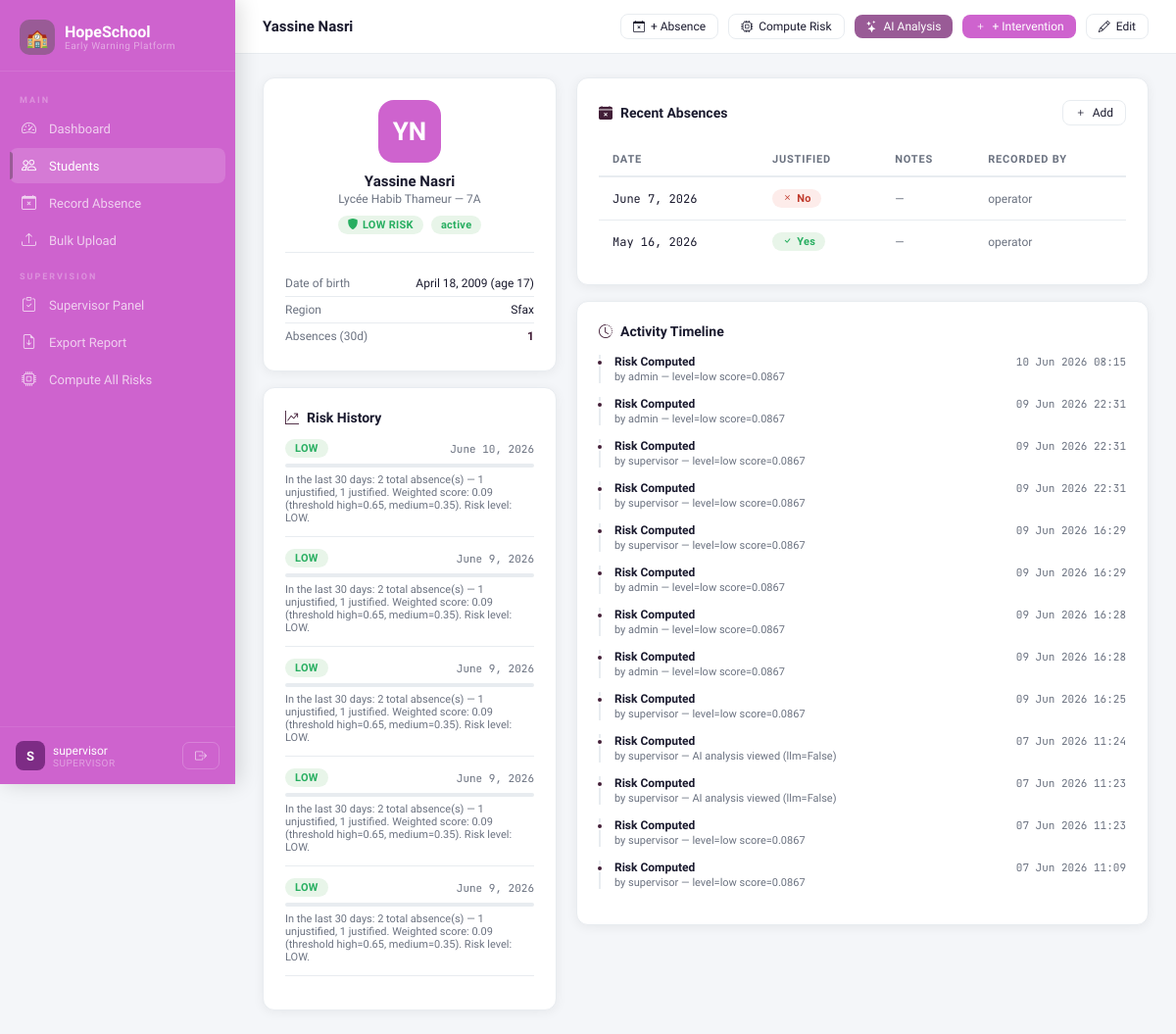
/students/1/ (signed in), run on the app's committed database.
### earlywarning/models.py (models this page shows, shortened)
class Student(models.Model):
    first_name    = models.CharField(max_length=100)
    last_name     = models.CharField(max_length=100)
    date_of_birth = models.DateField()
    school        = models.CharField(max_length=200)
    grade         = models.CharField(max_length=20)
    region        = models.CharField(max_length=50, choices=REGION_CHOICES, default='tunis')
    status        = models.CharField(max_length=20, choices=STATUS_CHOICES, default='active')
    created_at    = models.DateTimeField(auto_now_add=True)
    updated_at    = models.DateTimeField(auto_now=True)
    class Meta:
        ordering = ['last_name', 'first_name']
        indexes = [models.Index(fields=['school', 'grade']),
                   models.Index(fields=['region'])]
    def __str__(self):
        return f"{self.first_name} {self.last_name} ({self.school} — {self.grade})"
    @property
    def age(self):
        today = date.today()
        return today.year - self.date_of_birth.year - (
            (today.month, today.day) < (self.date_of_birth.month, self.date_of_birth.day)
        )
    @property
    def recent_absence_count(self):
        cutoff = date.today() - timezone.timedelta(days=30)
        return self.absences.filter(date__gte=cutoff, justified=False).count()
    @property
    def current_risk_level(self):
        score = self.risk_scores.order_by('-computed_at').first()
        return score.level if score else 'low'

class RiskScore(models.Model):
    student      = models.ForeignKey(Student, on_delete=models.CASCADE, related_name='risk_scores')
    score        = models.FloatField()
    level        = models.CharField(max_length=10, choices=RISK_LEVEL_CHOICES)
    explanation  = models.TextField()
    computed_at  = models.DateField()
    computed_by  = models.ForeignKey(User, on_delete=models.SET_NULL, null=True, blank=True)
    class Meta:
        ordering = ['-computed_at']

class AbsenceRecord(models.Model):
    student     = models.ForeignKey(Student, on_delete=models.CASCADE, related_name='absences')
    date        = models.DateField()
    justified   = models.BooleanField(default=False)
    notes       = models.TextField(blank=True)
    recorded_by = models.CharField(max_length=150)
    created_at  = models.DateTimeField(auto_now_add=True)
    class Meta:
        unique_together = ('student', 'date')
        ordering = ['-date']
        indexes = [models.Index(fields=['student', 'date'])]

class AuditLog(models.Model):
    user            = models.ForeignKey(User, on_delete=models.SET_NULL, null=True, blank=True)
    action          = models.CharField(max_length=50, choices=ACTION_CHOICES)
    related_student = models.ForeignKey(Student, on_delete=models.SET_NULL, null=True, blank=True)
    detail          = models.TextField(blank=True)
    result          = models.CharField(max_length=10, default='success',
                                       choices=[('success','Success'),('failure','Failure'),('blocked','Blocked')])
    timestamp       = models.DateTimeField(auto_now_add=True)
    ip_address      = models.GenericIPAddressField(null=True, blank=True)
    class Meta:
        ordering = ['-timestamp']

### earlywarning/views.py (the view)
# urls.py: path('students/<int:pk>/',           views.student_detail, name='student_detail'),
@login_required
def student_detail(request, pk):
    role    = get_user_role(request.user)
    student = get_object_or_404(Student.objects.prefetch_related(
        'absences', 'risk_scores', 'interventions', 'alerts'), pk=pk)
    absences      = student.absences.all()[:20]
    risk_scores   = student.risk_scores.all()[:5]
    interventions = student.interventions.all()
    timeline      = AuditLog.objects.filter(related_student=student).order_by('-timestamp')[:20]
    return render(request, 'earlywarning/student_detail.html', {
        'student': student, 'role': role,
        'absences': absences, 'risk_scores': risk_scores,
        'interventions': interventions, 'timeline': timeline,
    })

### earlywarning/permissions.py (called while the page is built)
def get_user_role(user):
    if not user.is_authenticated:
        return None
    if user.is_staff or user.groups.filter(name='admin').exists():
        return 'admin'
    if user.groups.filter(name='supervisor').exists():
        return 'supervisor'
    if user.groups.filter(name='operator').exists():
        return 'operator'
    return 'operator'  # default

### earlywarning/templates/earlywarning/student_detail.html (shortened to what this page needs)
{% extends 'earlywarning/base.html' %}
{% block page_title %}{{ student.first_name }} {{ student.last_name }}{% endblock %}
{% block topbar_actions %}
  <a href="{% url 'absence_create_for_student' student.pk %}" class="btn btn-outline btn-sm"><i class="bi bi-calendar-x"></i> + Absence</a>
  {% if role in 'supervisor admin' %}
  <a href="{% url 'compute_risk' student.pk %}" class="btn btn-outline btn-sm"><i class="bi bi-cpu"></i> Compute Risk</a>
  <a href="{% url 'ai_analysis' student.pk %}" class="btn btn-gold btn-sm"><i class="bi bi-stars"></i> AI Analysis</a>
  <a href="{% url 'intervention_create' student.pk %}" class="btn btn-primary btn-sm"><i class="bi bi-plus"></i> + Intervention</a>
  {% endif %}
  <a href="{% url 'student_edit' student.pk %}" class="btn btn-outline btn-sm"><i class="bi bi-pencil"></i> Edit</a>
{% endblock %}
{% block content %}
<div style="display:grid;grid-template-columns:300px 1fr;gap:20px;align-items:start">
  <div style="display:flex;flex-direction:column;gap:16px">
    <div class="card" style="padding:22px">
      <div style="text-align:center;padding-bottom:18px;border-bottom:1px solid var(--border);margin-bottom:18px">
        <div style="width:64px;height:64px;border-radius:16px;background:var(--green);display:inline-flex;align-items:center;justify-content:center;font-size:26px;color:#fff;font-weight:700;margin-bottom:10px">
          {{ student.first_name|first|upper }}{{ student.last_name|first|upper }}
        </div>
        <div style="font-size:15px;font-weight:700">{{ student.first_name }} {{ student.last_name }}</div>
        <div style="font-size:12px;color:var(--muted);margin-top:2px">{{ student.school }} — {{ student.grade }}</div>
        <div style="margin-top:10px;display:flex;gap:8px;justify-content:center">
          <span class="badge badge-{{ student.current_risk_level }}">
            <i class="bi bi-shield-fill"></i> {{ student.current_risk_level|upper }} RISK
          </span>
          <span class="badge badge-{{ student.status }}">{{ student.status }}</span>
        </div>
      </div>
      {% for label, value in student_info %}
      <div style="display:flex;justify-content:space-between;padding:6px 0;border-bottom:1px solid var(--border);font-size:12px">
        <span style="color:var(--muted)">{{ label }}</span>
        <span style="font-weight:500">{{ value }}</span>
      </div>
      {% empty %}
      <div style="display:flex;justify-content:space-between;padding:6px 0;border-bottom:1px solid var(--border);font-size:12px">
        <span style="color:var(--muted)">Date of birth</span>
        <span style="font-weight:500">{{ student.date_of_birth }} (age {{ student.age }})</span>
      </div>
      <div style="display:flex;justify-content:space-between;padding:6px 0;border-bottom:1px solid var(--border);font-size:12px">
        <span style="color:var(--muted)">Region</span>
        <span style="font-weight:500">{{ student.get_region_display }}</span>
      </div>
      <div style="display:flex;justify-content:space-between;padding:6px 0;font-size:12px">
        <span style="color:var(--muted)">Absences (30d)</span>
        <span style="font-weight:700;color:{% if student.recent_absence_count >= 7 %}var(--red){% elif student.recent_absence_count >= 4 %}var(--orange){% else %}var(--green-light){% endif %}">
          {{ student.recent_absence_count }}
        </span>
      </div>
      {% endfor %}
    </div>
    <div class="card" style="padding:22px">
      <div class="card-title" style="margin-bottom:14px"><i class="bi bi-graph-up-arrow"></i> Risk History</div>
      {% for rs in risk_scores %}
      <div style="margin-bottom:12px;padding-bottom:12px;border-bottom:1px solid var(--border)">
        <div style="display:flex;justify-content:space-between;align-items:center;margin-bottom:4px">
          <span class="badge badge-{{ rs.level }}">{{ rs.level|upper }}</span>
          <span style="font-size:11px;color:var(--muted);font-family:'JetBrains Mono',monospace">{{ rs.computed_at }}</span>
        </div>
        <div style="height:4px;background:var(--border);border-radius:4px;margin:6px 0">
        </div>
        <div style="font-size:11px;color:var(--muted)">{{ rs.explanation }}</div>
      </div>
      {% empty %}
      <p style="font-size:12px;color:var(--muted);text-align:center;padding:16px 0">No risk scores yet.</p>
      {% endfor %}
    </div>
  </div>
  <div style="display:flex;flex-direction:column;gap:16px">
    <div class="card" style="padding:22px">
      <div class="card-header-bar">
        <div class="card-title"><i class="bi bi-calendar-x-fill"></i> Recent Absences</div>
        <a href="{% url 'absence_create_for_student' student.pk %}" class="btn btn-outline btn-sm"><i class="bi bi-plus"></i> Add</a>
      </div>
      {% if absences %}
      <div class="table-wrap">
        <table>
          <thead>
            <tr><th>Date</th><th>Justified</th><th>Notes</th><th>Recorded By</th></tr>
          </thead>
          <tbody>
          {% for a in absences %}
          <tr>
            <td><span style="font-family:'JetBrains Mono',monospace;font-size:12px">{{ a.date }}</span></td>
            <td>
              {% if a.justified %}
              <span class="badge badge-low"><i class="bi bi-check"></i> Yes</span>
              {% else %}
              <span class="badge badge-high"><i class="bi bi-x"></i> No</span>
              {% endif %}
            </td>
            <td style="color:var(--muted);font-size:12px">{{ a.notes|default:"—" }}</td>
            <td style="color:var(--muted);font-size:12px">{{ a.recorded_by|default:"—" }}</td>
          </tr>
          {% endfor %}
          </tbody>
        </table>
      </div>
      {% else %}
      <div style="text-align:center;padding:30px;color:var(--muted)">
        <i class="bi bi-calendar-check" style="font-size:28px;color:var(--green-light)"></i>
        <div style="font-size:13px;margin-top:8px">No absences recorded.</div>
      </div>
      {% endif %}
    </div>
    <div class="card" style="padding:22px">
      <div class="card-title" style="margin-bottom:16px"><i class="bi bi-clock-history"></i> Activity Timeline</div>
      {% for event in timeline %}
      <div class="timeline-item">
        <div style="display:flex;justify-content:space-between;align-items:center">
          <div class="timeline-event">{{ event.get_action_display }}</div>
          <span style="font-size:11px;color:var(--muted);font-family:'JetBrains Mono',monospace">{{ event.timestamp|date:"d M Y H:i" }}</span>
        </div>
        <div class="timeline-meta">by {{ event.user.username|default:"system" }} — {{ event.detail|truncatechars:80 }}</div>
      </div>
      {% empty %}
      <p style="font-size:12px;color:var(--muted);text-align:center;padding:16px 0">No events yet.</p>
      {% endfor %}
    </div>
  </div>
</div>
{% endblock %}

### earlywarning/templates/earlywarning/base.html (shortened to what this page needs)
<!DOCTYPE html>
<html lang="en">
<head>
<link href="https://cdn.jsdelivr.net/npm/bootstrap-icons@1.11.0/font/bootstrap-icons.css" rel="stylesheet">
</head>
<body>
{% if user.is_authenticated %}
<div class="sidebar">
  <div class="sidebar-brand">
    <div class="logo-icon">🏫</div>
    <div>
      <div class="logo-text">HopeSchool</div>
      <div class="logo-sub">Early Warning Platform</div>
    </div>
  </div>
  <nav class="sidebar-nav">
    <div class="nav-section-label">Main</div>
    <a class="nav-item {% if request.resolver_match.url_name == 'dashboard' %}active{% endif %}" href="{% url 'dashboard' %}">
      <i class="bi bi-speedometer2"></i> Dashboard
    </a>
    <a class="nav-item {% if 'student' in request.resolver_match.url_name %}active{% endif %}" href="{% url 'student_list' %}">
      <i class="bi bi-people"></i> Students
    </a>
    <a class="nav-item" href="{% url 'absence_create' %}">
      <i class="bi bi-calendar-x"></i> Record Absence
    </a>
    <a class="nav-item" href="{% url 'bulk_upload' %}">
      <i class="bi bi-upload"></i> Bulk Upload
    </a>
    {% if role in 'supervisor admin' %}
    <div class="nav-section-label">Supervision</div>
    <a class="nav-item {% if request.resolver_match.url_name == 'supervisor_panel' %}active{% endif %}" href="{% url 'supervisor_panel' %}">
      <i class="bi bi-clipboard-check"></i> Supervisor Panel
    </a>
    <a class="nav-item" href="{% url 'export_report' %}">
      <i class="bi bi-file-earmark-arrow-down"></i> Export Report
    </a>
    <a class="nav-item" href="{% url 'compute_all_risks' %}">
      <i class="bi bi-cpu"></i> Compute All Risks
    </a>
    {% endif %}
  </nav>
  <div class="sidebar-footer">
    <div class="avatar">{{ user.username|first|upper }}</div>
    <div class="user-info">
      <div class="user-name">{{ user.username }}</div>
      <div class="user-role">{{ role|default:"—" }}</div>
    </div>
    <a href="{% url 'logout' %}" class="logout-btn" title="Logout">
      <i class="bi bi-box-arrow-right"></i>
    </a>
  </div>
</div>
<div class="main">
  <div class="topbar">
    <span class="topbar-title">{% block page_title %}{% endblock %}</span>
    <div class="topbar-actions">
      {% block topbar_actions %}{% endblock %}
    </div>
  </div>
  <div class="page-body">
{% else %}
<div>
{% endif %}
{% block content %}{% endblock %}
{% if user.is_authenticated %}
  </div>
</div>
{% else %}
</div>
{% endif %}
</body>
</html>

### data on the page
Student: first_name "Yassine", last_name "Nasri", first_name|first "Y", last_name|first "N", school "Lycée Habib Thameur", grade "7A", current_risk_level "LOW", status "active", date_of_birth "April 18, 2009", age "17", region "Sfax", recent_absence_count "1"
RiskScore: level "LOW", computed_at "June 10, 2026", explanation "In the last 30 days: 2 total absence(s) — 1 unjustified, 1 justified. Weighted score: 0.09 (threshold high=0.65, medium=0.35). Risk level: LOW."
RiskScore: level "LOW", computed_at "June 9, 2026", explanation "In the last 30 days: 2 total absence(s) — 1 unjustified, 1 justified. Weighted score: 0.09 (threshold high=0.65, medium=0.35). Risk level: LOW."
RiskScore: level "LOW", computed_at "June 9, 2026", explanation "In the last 30 days: 2 total absence(s) — 1 unjustified, 1 justified. Weighted score: 0.09 (threshold high=0.65, medium=0.35). Risk level: LOW."
RiskScore: level "LOW", computed_at "June 9, 2026", explanation "In the last 30 days: 2 total absence(s) — 1 unjustified, 1 justified. Weighted score: 0.09 (threshold high=0.65, medium=0.35). Risk level: LOW."
RiskScore: level "LOW", computed_at "June 9, 2026", explanation "In the last 30 days: 2 total absence(s) — 1 unjustified, 1 justified. Weighted score: 0.09 (threshold high=0.65, medium=0.35). Risk level: LOW."
AbsenceRecord: date "June 7, 2026", justified False (drawn), notes "—", recorded_by "operator"
AbsenceRecord: date "May 16, 2026", justified True (drawn), notes "—", recorded_by "operator"
AuditLog: action "Risk Computed", timestamp "10 Jun 2026 08:15", user.username "admin", detail "level=low score=0.0867"
AuditLog: action "Risk Computed", timestamp "09 Jun 2026 22:31", user.username "admin", detail "level=low score=0.0867"
AuditLog: action "Risk Computed", timestamp "09 Jun 2026 22:31", user.username "supervisor", detail "level=low score=0.0867"
AuditLog: action "Risk Computed", timestamp "09 Jun 2026 22:31", user.username "supervisor", detail "level=low score=0.0867"
AuditLog: action "Risk Computed", timestamp "09 Jun 2026 16:29", user.username "supervisor", detail "level=low score=0.0867"
AuditLog: action "Risk Computed", timestamp "09 Jun 2026 16:29", user.username "admin", detail "level=low score=0.0867"
AuditLog: action "Risk Computed", timestamp "09 Jun 2026 16:28", user.username "admin", detail "level=low score=0.0867"
AuditLog: action "Risk Computed", timestamp "09 Jun 2026 16:28", user.username "admin", detail "level=low score=0.0867"
AuditLog: action "Risk Computed", timestamp "09 Jun 2026 16:25", user.username "supervisor", detail "level=low score=0.0867"
AuditLog: action "Risk Computed", timestamp "07 Jun 2026 11:24", user.username "supervisor", detail "AI analysis viewed (llm=False)"
AuditLog: action "Risk Computed", timestamp "07 Jun 2026 11:23", user.username "supervisor", detail "AI analysis viewed (llm=False)"
AuditLog: action "Risk Computed", timestamp "07 Jun 2026 11:23", user.username "supervisor", detail "level=low score=0.0867"
AuditLog: action "Risk Computed", timestamp "07 Jun 2026 11:09", user.username "supervisor", detail "level=low score=0.0867"

### other printed values
{{ user.username|first|upper }} "S"
{{ user.username }} "supervisor"
{{ role|default:"—" }} "SUPERVISOR"
